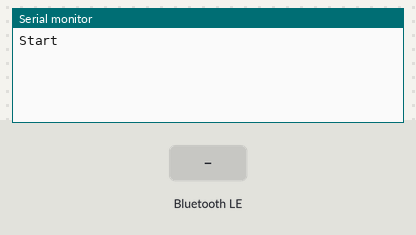
This sketch was run on a simulated ESP32. Shown: the last lines printed to the serial monitor. The test bench sets the inputs (shaded band). EEPROM starts erased; nothing arrives over Bluetooth unless stated; a phone connects over Bluetooth LE 3 s after start.

Above: at 2.2 s.
2.3 s: Bluetooth LE write "od" received
At 2.9 s:
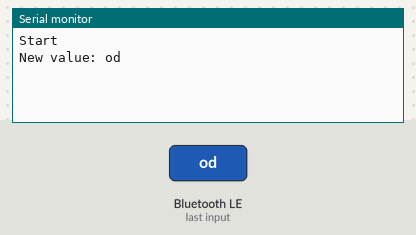
4.5 s: Bluetooth LE write "pair" received
At 5.7 s:
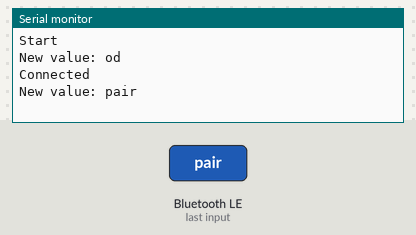
6.0 s: Bluetooth LE write "enterph" received
At 7.0 s:
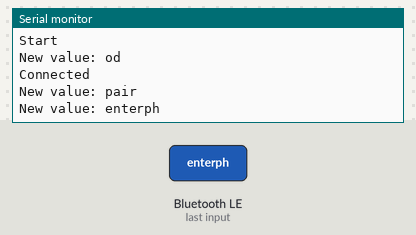
7.5 s: Bluetooth LE write "calph" received
At 8.2 s:
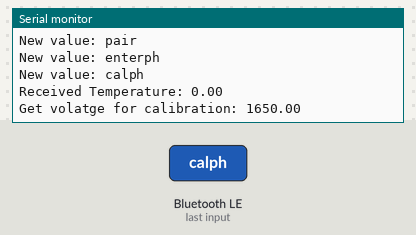
9.0 s: Bluetooth LE write ":" received
At 10.2 s:
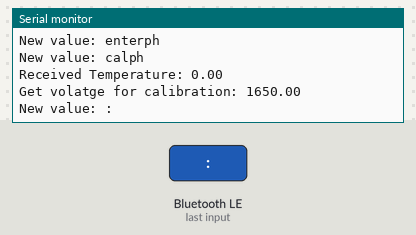
10.5 s: Bluetooth LE write "exitph" received
At 11.7 s:
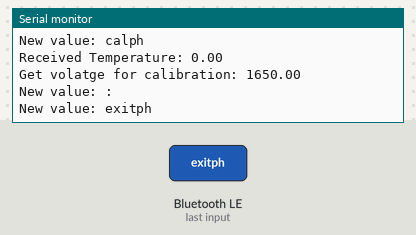

Measured:
- after the input at 2.3 s, the serial monitor: prints a new line after 0.05 s (image 1)
- after the input at 4.5 s, the serial monitor: prints a new line after 0.05 s (image 2)
- after the input at 6.0 s, the serial monitor: prints a new line after 0.05 s (image 3)
- after the input at 7.5 s, the serial monitor: prints a new line after 0.05 s (image 4)
- after the input at 9.0 s, the serial monitor: prints a new line after 0.05 s (image 5)
- after the input at 10.5 s, the serial monitor: prints a new line after 0.05 s (image 6)

The sketch:

ph_sensor_esp32.ino
```cpp
#define pH_SENSOR_PIN 13

#define ESPADC 4096.0    // the esp Analog Digital Convertion value
#define ESPVOLTAGE 3300  // the esp voltage supply value

#include "ph.h"
#include "ble_server.h"

void setup() {
  Serial.begin(115200);

  configPH();
  configBLE();

  Serial.println("Start");

}

void loop() {
  //getPH();
  //send_data("15");
}
```

ble_server.h
```cpp
#include <BLEDevice.h>  // Required Library
#include <BLEServer.h>  // Required Library

// Define service and all characteristic uuid
#define SERVICE_UUID "4fafc201-1fb5-459e-8fcc-c5c9c331914b"
#define CHAR_UUID "4a37b01d-364e-44d9-9335-770e2025b29f"

#define ENTER "ENTERPH"
#define CAL "CALPH"
#define EXIT "EXITPH"
#define TAG "ph:"

#define UNIT "unit:"
#define INFO "info:v2.0"

BLEServer* pServer = NULL;  // BLEServer object creation

// All charateristic object creation
BLECharacteristic* characteristic = NULL;

bool deviceConnected = false;

String receivedData;

// Callback function for checking the BLE is connected to anything or not
class MyServerCallbacks : public BLEServerCallbacks {
  void onConnect(BLEServer* pServer) {
    deviceConnected = true;
    Serial.println("Connected");
  };

  void onDisconnect(BLEServer* pServer) {
    deviceConnected = false;
    pServer->startAdvertising();
  }
};

// Function for sending data on desired characteristic
void send_data(String data2) {
  String data = TAG + data2;
  characteristic->setValue(data.c_str());  // sending from esp32
  characteristic->notify();                // Notify the client for receiving data
}

// Callback function for receiving data from client and process it
class MyCallbacks : public BLECharacteristicCallbacks {
  void onWrite(BLECharacteristic* pCharacteristic) {
    std::string value = pCharacteristic->getValue();
    receivedData = "";
    if (value.length() > 0) {
      for (int i = 0; i < value.length(); i++) {
        receivedData += value[i];
      }
      Serial.print("New value: ");
      Serial.println(receivedData);
      if (receivedData == "od") {
        float pHValue = getPH();
        send_data((String) pHValue);

      }
      else if (receivedData == "pair") {
        send_data("pair");
      }
      else if (receivedData == "enterph") {
        int status = ph.calibration(3.2, 25.0, ENTER);
        send_data((String)status);
      }
      else if (receivedData.indexOf("calph") >= 0) {
        int colonPos = receivedData.indexOf(":");
        String temparatureString = receivedData.substring(colonPos+1);

        phtemperature = temparatureString.toFloat();
        Serial.print("Received Temperature: ");
        Serial.println(phtemperature);

        phvoltage = analogRead(PH_PIN) / ESPADC * ESPVOLTAGE;  // read the voltage
        Serial.print("Get volatge for calibration: ");
        Serial.println(phvoltage);

        int status = ph.calibration(phvoltage, phtemperature, CAL);
        send_data((String)status);
      }
      else if (receivedData == "exitph") {
        int status = ph.calibration(phvoltage, phtemperature, EXIT);
        send_data((String)status);
      }
      else if (receivedData == "unit") {
        send_data((String)UNIT);
      }
      else if (receivedData == "info") {
        send_data((String)INFO);
      }
    }
  }
};

// Function for creating a service and multiple characteristics and configure BLE in esp32
void configBLE() {
  BLEDevice::init("Ph_RN");                   // BLE Initialization
  pServer = BLEDevice::createServer();             // Create a BLE Server
  pServer->setCallbacks(new MyServerCallbacks());  // Set the callback function for checking the device is connected or not

  BLEService* pService = pServer->createService(SERVICE_UUID);  // Create a service on the server

  // Create characteristic for EC value
  characteristic = pService->createCharacteristic(
    CHAR_UUID, BLECharacteristic::PROPERTY_READ
                 | BLECharacteristic::PROPERTY_WRITE | BLECharacteristic::PROPERTY_NOTIFY);

  characteristic->setCallbacks(new MyCallbacks());

  pService->start();  // Start the server

  // Start advertisment
  pServer->getAdvertising()->addServiceUUID(pService->getUUID());
  pServer->getAdvertising()->start();

  delay(1000);
}
```

ph.h
```cpp
/*
 * You can send commands in the serial monitor to execute the calibration.
 * Serial Commands:
 *   enterph -> enter the calibration mode
 *   calph   -> calibrate with the standard buffer solution, two buffer solutions(4.0 and 7.0) will be automaticlly recognized
 *   exitph  -> save the calibrated parameters and exit from calibration mode
 */

#include "DFRobot_ESP_PH.h"  // Required Library
#include "EEPROM.h"          // Required Library

#define ENTERPH "enterph"

DFRobot_ESP_PH ph;  // pH Object creation

#define PH_PIN pH_SENSOR_PIN

float phvoltage, phValue, phtemperature = 21;

// Function for configure pH Sensor
void configPH() {
  EEPROM.begin(32);  //needed to permit storage of calibration value in eeprom
  ph.begin();
}


// Function for get pH value from sensor
float getPH() {
  static unsigned long timepoint1 = millis();
  static float voltageReadings[20] = {0};  // Array to store the last 20 readings
  static int currentIndex = 0;
  static bool arrayFilled = false;

  if (millis() - timepoint1 > 1000U)  // Time interval: 1s
  {
    timepoint1 = millis();

    // Read the analog value with 12-bit resolution
    analogReadResolution(12);  // Set the ADC resolution to 12 bits (0-4095)
    float currentVoltage = analogRead(PH_PIN) / ESPADC * ESPVOLTAGE;

    // Store the reading in the array
    voltageReadings[currentIndex] = currentVoltage;
    currentIndex = (currentIndex + 1) % 20;

    // Check if the array has been filled at least once
    if (currentIndex == 0) {
      arrayFilled = true;
    }

    // Calculate the average voltage
    float voltageSum = 0;
    int readingsCount = arrayFilled ? 20 : currentIndex;  // Determine how many readings to average
    for (int i = 0; i < readingsCount; i++) {
      voltageSum += voltageReadings[i];
    }
    phvoltage = voltageSum / readingsCount;

    Serial.print("voltage:");
    Serial.println(phvoltage, 4);

    // Uncomment and modify if you have a temperature sensor
    // phtemperature = readTemperature();
    Serial.print("temperature:");
    Serial.print(phtemperature, 1);
    Serial.println("^C");

    phValue = ph.readPH(phvoltage, phtemperature);  // Convert voltage to pH with temperature compensation
    Serial.print("pH:");
    Serial.println(phValue, 4);
  }
  ph.calibration(phvoltage, phtemperature);  // Calibration process by Serial CMD
  return phValue;
}
```
